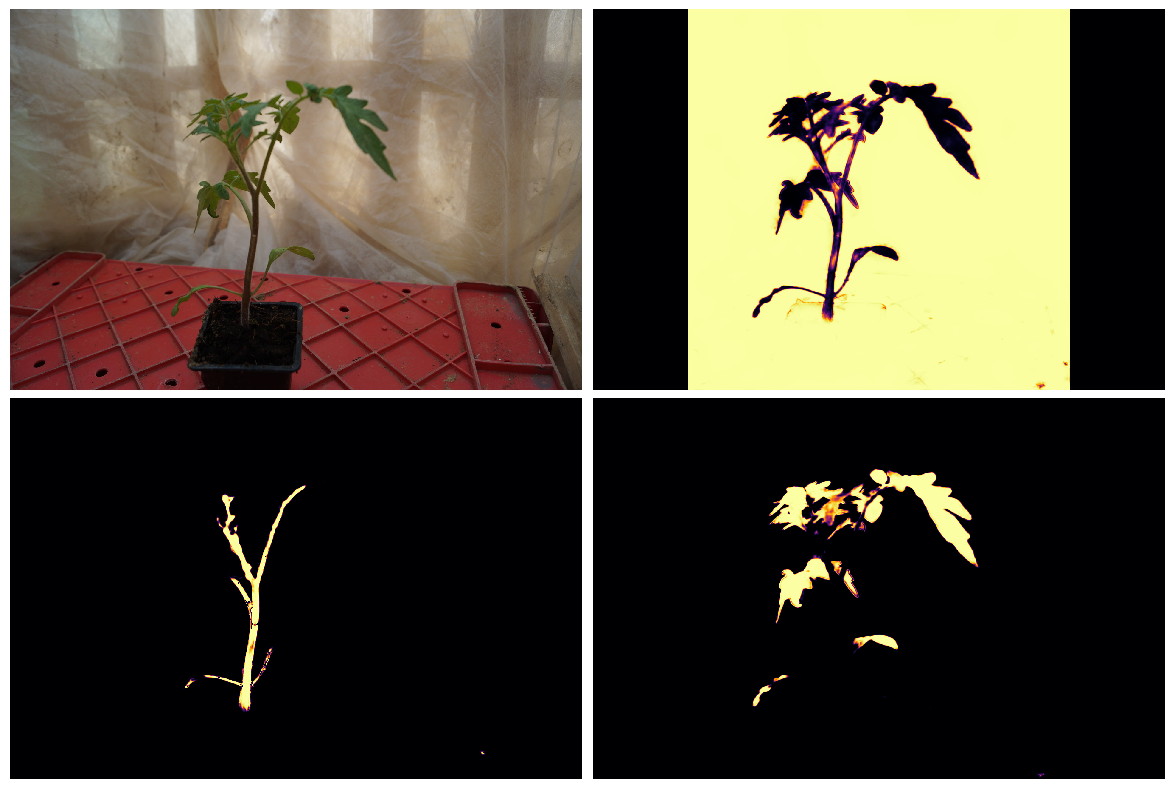

This figure's Python source:
#!/usr/bin/env python3
# -*- coding: utf-8 -*-
"""
Created on Thu Jan 23 14:20:37 2020

@author: alienor
"""

import numpy as np
import romiseg.utils.alienlab as alien
import imageio
import argparse
import matplotlib.gridspec as gridspec

default_path = '/home/alienor/Documents/database/tomato_paper/'


parser = argparse.ArgumentParser(description='Process some integers.')

parser.add_argument('--config', dest='config', default=default_path,
                    help='config dir, default: %s'%default_path)


args = parser.parse_args()


path = args.config

classes = ['background', 'stem', 'leaf', 'pedicel']

image_path = '/images/0.jpg'
labels_path = {}
for c in classes: 
    labels_path[c] = '/Segmentation2D_896_896_ModelFileset_2513428f8c/000_%s.png'%c


g = alien.showclass()

image = imageio.imread(path + image_path)


figure = [image]


for c in ['background','stem', 'leaf']:
    if c == 'stem':
        label = imageio.imread(path + labels_path[c]) + imageio.imread(path + labels_path['pedicel'])
    else: 
        label = imageio.imread(path + labels_path[c])
    figure.append(label)


g.title_list = None#['Image' , 'Flower', 'Peduncle', 'Stem', 'Leaf', 'Fruit']
#['Image', 'Background' , 'Flower', 'Peduncle', 'Stem', 'Leaf', 'Fruit']
g.save_folder = ''
g.spacing = 0.02
g.figsize = (14.9,10)
g.fontsize = 20
g.extension = ".png"

g.col_num = 2
#g.showing(figure)
g.saving(figure)
